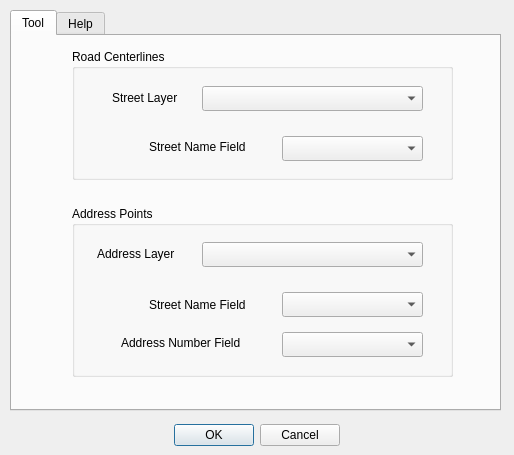
<?xml version="1.0" encoding="UTF-8"?>
<ui version="4.0">
 <class>StreetParityDialog</class>
 <widget class="QDialog" name="StreetParityDialog">
  <property name="geometry">
   <rect>
    <x>0</x>
    <y>0</y>
    <width>514</width>
    <height>455</height>
   </rect>
  </property>
  <property name="sizePolicy">
   <sizepolicy hsizetype="Preferred" vsizetype="Preferred">
    <horstretch>0</horstretch>
    <verstretch>0</verstretch>
   </sizepolicy>
  </property>
  <property name="windowTitle">
   <string>Street Parity</string>
  </property>
  <widget class="QTabWidget" name="tabWidget">
   <property name="geometry">
    <rect>
     <x>10</x>
     <y>10</y>
     <width>491</width>
     <height>401</height>
    </rect>
   </property>
   <property name="currentIndex">
    <number>0</number>
   </property>
   <widget class="QWidget" name="tab">
    <attribute name="title">
     <string>Tool</string>
    </attribute>
    <widget class="QGroupBox" name="groupBox">
     <property name="geometry">
      <rect>
       <x>60</x>
       <y>170</y>
       <width>381</width>
       <height>171</height>
      </rect>
     </property>
     <property name="title">
      <string>Address Points</string>
     </property>
    </widget>
    <widget class="QLabel" name="label_2">
     <property name="geometry">
      <rect>
       <x>137</x>
       <y>101</y>
       <width>131</width>
       <height>20</height>
      </rect>
     </property>
     <property name="text">
      <string>Street Name Field</string>
     </property>
    </widget>
    <widget class="QLabel" name="label_5">
     <property name="geometry">
      <rect>
       <x>109</x>
       <y>297</y>
       <width>151</width>
       <height>20</height>
      </rect>
     </property>
     <property name="text">
      <string>Address Number Field</string>
     </property>
    </widget>
    <widget class="QComboBox" name="AddressLayerStreetFieldComboBox">
     <property name="geometry">
      <rect>
       <x>270</x>
       <y>256</y>
       <width>141</width>
       <height>25</height>
      </rect>
     </property>
    </widget>
    <widget class="QComboBox" name="AddressLayerAddressNumberFieldComboBox">
     <property name="geometry">
      <rect>
       <x>270</x>
       <y>296</y>
       <width>141</width>
       <height>25</height>
      </rect>
     </property>
    </widget>
    <widget class="QComboBox" name="AddressLayerComboBox">
     <property name="geometry">
      <rect>
       <x>190</x>
       <y>206</y>
       <width>221</width>
       <height>25</height>
      </rect>
     </property>
    </widget>
    <widget class="QComboBox" name="StreetLayerStreetFieldComboBox">
     <property name="geometry">
      <rect>
       <x>270</x>
       <y>100</y>
       <width>141</width>
       <height>25</height>
      </rect>
     </property>
    </widget>
    <widget class="QComboBox" name="StreetLayerComboBox">
     <property name="geometry">
      <rect>
       <x>190</x>
       <y>50</y>
       <width>221</width>
       <height>25</height>
      </rect>
     </property>
    </widget>
    <widget class="QLabel" name="label_4">
     <property name="geometry">
      <rect>
       <x>85</x>
       <y>209</y>
       <width>101</width>
       <height>17</height>
      </rect>
     </property>
     <property name="text">
      <string>Address Layer</string>
     </property>
    </widget>
    <widget class="QLabel" name="label_3">
     <property name="geometry">
      <rect>
       <x>137</x>
       <y>258</y>
       <width>151</width>
       <height>21</height>
      </rect>
     </property>
     <property name="text">
      <string>Street Name Field</string>
     </property>
    </widget>
    <widget class="QGroupBox" name="groupBox_2">
     <property name="geometry">
      <rect>
       <x>60</x>
       <y>13</y>
       <width>381</width>
       <height>131</height>
      </rect>
     </property>
     <property name="title">
      <string>Road Centerlines</string>
     </property>
    </widget>
    <widget class="QLabel" name="label">
     <property name="geometry">
      <rect>
       <x>100</x>
       <y>53</y>
       <width>91</width>
       <height>17</height>
      </rect>
     </property>
     <property name="text">
      <string>Street Layer</string>
     </property>
    </widget>
    <zorder>groupBox</zorder>
    <zorder>groupBox_2</zorder>
    <zorder>label_2</zorder>
    <zorder>label_5</zorder>
    <zorder>AddressLayerStreetFieldComboBox</zorder>
    <zorder>AddressLayerAddressNumberFieldComboBox</zorder>
    <zorder>AddressLayerComboBox</zorder>
    <zorder>StreetLayerStreetFieldComboBox</zorder>
    <zorder>StreetLayerComboBox</zorder>
    <zorder>label_4</zorder>
    <zorder>label_3</zorder>
    <zorder>label</zorder>
   </widget>
   <widget class="QWidget" name="tab_2">
    <attribute name="title">
     <string>Help</string>
    </attribute>
    <widget class="QLabel" name="label_6">
     <property name="geometry">
      <rect>
       <x>20</x>
       <y>220</y>
       <width>441</width>
       <height>61</height>
      </rect>
     </property>
     <property name="text">
      <string>***Road Centerline***: This is a multiline featureclass that contains the road or street name eg. &quot;Elm&quot; for Elm Street.</string>
     </property>
     <property name="textFormat">
      <enum>Qt::MarkdownText</enum>
     </property>
     <property name="wordWrap">
      <bool>true</bool>
     </property>
    </widget>
    <widget class="QLabel" name="label_8">
     <property name="geometry">
      <rect>
       <x>20</x>
       <y>280</y>
       <width>441</width>
       <height>61</height>
      </rect>
     </property>
     <property name="text">
      <string>***Address Points***: This is a point featureclass that contains the road or street name eg. &quot;Elm&quot; for Elm Street. An address number is also required for example 123 in 123 Main Street.</string>
     </property>
     <property name="textFormat">
      <enum>Qt::MarkdownText</enum>
     </property>
     <property name="wordWrap">
      <bool>true</bool>
     </property>
    </widget>
    <widget class="QLabel" name="label_9">
     <property name="geometry">
      <rect>
       <x>20</x>
       <y>340</y>
       <width>361</width>
       <height>31</height>
      </rect>
     </property>
     <property name="text">
      <string>The tool will use the street name to join the 2 layers.</string>
     </property>
     <property name="textFormat">
      <enum>Qt::MarkdownText</enum>
     </property>
     <property name="wordWrap">
      <bool>true</bool>
     </property>
    </widget>
    <widget class="QLabel" name="label_10">
     <property name="geometry">
      <rect>
       <x>20</x>
       <y>10</y>
       <width>451</width>
       <height>211</height>
      </rect>
     </property>
     <property name="text">
      <string>The Street Parity Analysis tool is designed to assist users in determining the house number parity (odd, even, or mixed) on each side of streets within a given geographical area. By selecting an address layer and a street layer from the loaded QGIS project, the tool analyzes the distribution of house numbers along the streets. It identifies the nearest street segment for each address, determines the orientation and direction of the street segments, and calculates the parity for the left and right sides of the streets. The results are then updated in a new layer with visual styling to differentiate between streets with uniform parity and those with mixed parity, providing a clear and comprehensive view of house number distribution patterns.</string>
     </property>
     <property name="wordWrap">
      <bool>true</bool>
     </property>
    </widget>
   </widget>
  </widget>
  <widget class="QDialogButtonBox" name="buttonBox">
   <property name="geometry">
    <rect>
     <x>169</x>
     <y>419</y>
     <width>171</width>
     <height>32</height>
    </rect>
   </property>
   <property name="orientation">
    <enum>Qt::Horizontal</enum>
   </property>
   <property name="standardButtons">
    <set>QDialogButtonBox::Cancel|QDialogButtonBox::Ok</set>
   </property>
  </widget>
 </widget>
 <resources/>
 <connections>
  <connection>
   <sender>buttonBox</sender>
   <signal>accepted()</signal>
   <receiver>StreetParityDialog</receiver>
   <slot>accept()</slot>
   <hints>
    <hint type="sourcelabel">
     <x>248</x>
     <y>254</y>
    </hint>
    <hint type="destinationlabel">
     <x>157</x>
     <y>274</y>
    </hint>
   </hints>
  </connection>
  <connection>
   <sender>buttonBox</sender>
   <signal>rejected()</signal>
   <receiver>StreetParityDialog</receiver>
   <slot>reject()</slot>
   <hints>
    <hint type="sourcelabel">
     <x>316</x>
     <y>260</y>
    </hint>
    <hint type="destinationlabel">
     <x>286</x>
     <y>274</y>
    </hint>
   </hints>
  </connection>
 </connections>
</ui>
